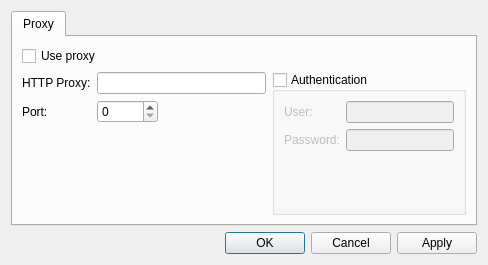
<?xml version="1.0" encoding="UTF-8"?>
<ui version="4.0">
 <class>SettingsDialog</class>
 <widget class="QDialog" name="SettingsDialog">
  <property name="geometry">
   <rect>
    <x>0</x>
    <y>0</y>
    <width>488</width>
    <height>265</height>
   </rect>
  </property>
  <property name="windowTitle">
   <string>Settings</string>
  </property>
  <property name="windowIcon">
   <iconset resource="qmultitran.qrc">
    <normaloff>:/icons/multitran_logo.png</normaloff>:/icons/multitran_logo.png</iconset>
  </property>
  <layout class="QVBoxLayout" name="verticalLayout">
   <item>
    <widget class="QTabWidget" name="tabWidget">
     <property name="currentIndex">
      <number>0</number>
     </property>
     <widget class="QWidget" name="tabProxy">
      <attribute name="title">
       <string>Proxy</string>
      </attribute>
      <layout class="QGridLayout" name="gridLayout">
       <item row="0" column="0" colspan="2">
        <widget class="QCheckBox" name="checkBoxUseProxy">
         <property name="text">
          <string>Use proxy</string>
         </property>
        </widget>
       </item>
       <item row="1" column="0">
        <layout class="QFormLayout" name="formLayout_2">
         <property name="fieldGrowthPolicy">
          <enum>QFormLayout::ExpandingFieldsGrow</enum>
         </property>
         <item row="0" column="0">
          <widget class="QLabel" name="label">
           <property name="text">
            <string>HTTP Proxy:</string>
           </property>
          </widget>
         </item>
         <item row="0" column="1">
          <widget class="QLineEdit" name="lineEditHostName">
           <property name="sizePolicy">
            <sizepolicy hsizetype="Expanding" vsizetype="Fixed">
             <horstretch>0</horstretch>
             <verstretch>0</verstretch>
            </sizepolicy>
           </property>
          </widget>
         </item>
         <item row="1" column="0">
          <widget class="QLabel" name="label_2">
           <property name="text">
            <string>Port:</string>
           </property>
          </widget>
         </item>
         <item row="1" column="1">
          <widget class="QSpinBox" name="spinBoxPort">
           <property name="sizePolicy">
            <sizepolicy hsizetype="Preferred" vsizetype="Fixed">
             <horstretch>0</horstretch>
             <verstretch>0</verstretch>
            </sizepolicy>
           </property>
           <property name="maximum">
            <number>65535</number>
           </property>
          </widget>
         </item>
        </layout>
       </item>
       <item row="1" column="1">
        <widget class="QGroupBox" name="groupBoxAuthentication">
         <property name="title">
          <string>Authentication</string>
         </property>
         <property name="flat">
          <bool>true</bool>
         </property>
         <property name="checkable">
          <bool>true</bool>
         </property>
         <property name="checked">
          <bool>false</bool>
         </property>
         <layout class="QFormLayout" name="formLayout">
          <property name="fieldGrowthPolicy">
           <enum>QFormLayout::ExpandingFieldsGrow</enum>
          </property>
          <item row="0" column="0">
           <widget class="QLabel" name="label_3">
            <property name="text">
             <string>User:</string>
            </property>
           </widget>
          </item>
          <item row="0" column="1">
           <widget class="QLineEdit" name="lineEditUserName">
            <property name="sizePolicy">
             <sizepolicy hsizetype="Preferred" vsizetype="Fixed">
              <horstretch>0</horstretch>
              <verstretch>0</verstretch>
             </sizepolicy>
            </property>
           </widget>
          </item>
          <item row="1" column="0">
           <widget class="QLabel" name="label_4">
            <property name="text">
             <string>Password:</string>
            </property>
           </widget>
          </item>
          <item row="1" column="1">
           <widget class="QLineEdit" name="lineEditPassword">
            <property name="sizePolicy">
             <sizepolicy hsizetype="Preferred" vsizetype="Fixed">
              <horstretch>0</horstretch>
              <verstretch>0</verstretch>
             </sizepolicy>
            </property>
            <property name="text">
             <string/>
            </property>
            <property name="echoMode">
             <enum>QLineEdit::Password</enum>
            </property>
           </widget>
          </item>
         </layout>
        </widget>
       </item>
      </layout>
     </widget>
    </widget>
   </item>
   <item>
    <widget class="QDialogButtonBox" name="buttonBox">
     <property name="standardButtons">
      <set>QDialogButtonBox::Apply|QDialogButtonBox::Cancel|QDialogButtonBox::Ok</set>
     </property>
    </widget>
   </item>
  </layout>
 </widget>
 <resources>
  <include location="qmultitran.qrc"/>
 </resources>
 <connections/>
</ui>
